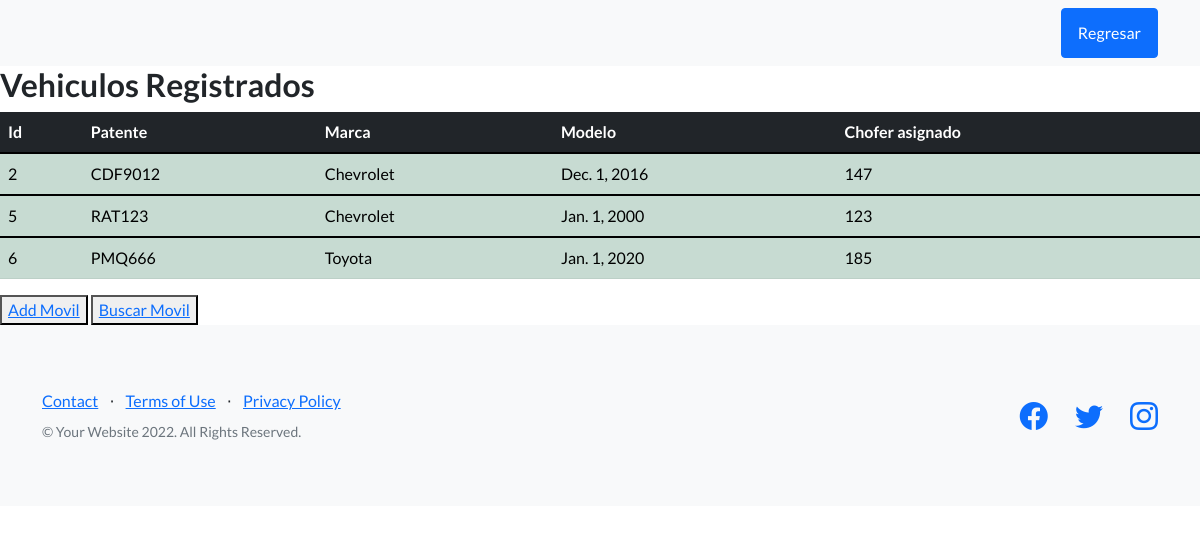
The app's page /vermovil/ with its own data.
### app_tutaxi/models.py (models this page shows, shortened)
class Movil(models.Model):
    patente=models.CharField(max_length=40)
    marca=models.CharField(max_length=40)
    modelo=models.DateField()
    chofer_asignado=models.IntegerField()

### app_tutaxi/views.py (the view)
# urls.py: path('vermovil/',views.ver_movil, name='ver_movil' ),
def ver_movil(request):
    moviles=Movil.objects.all()
    dicc={"movil":moviles}
    return render(request,'ver_movil.html', dicc)

### app_tutaxi/templates/ver_movil.html (shortened to what this page needs)
{%extends 'padre.html'%}
{%block bloque1%}
<main>
    {%if movil_registro%}
    <h2> {{movil_registro}} se ha registrado correctamente</h2>
    {%elif movil%}
    <h2>Vehiculos Registrados</h2>
        <table class="table table-success table-striped">
            <thead class="table table-dark table-striped">
                <tr>
                    <th> Id</th>
                    <th> Patente</th>
                    <th> Marca</th>
                    <th> Modelo</th>
                    <th> Chofer asignado</th>
                </tr>
            </thead>
            {%for i in movil%}
                <tbody>
                    <tr>
                        <td> {{i.id}} </td>
                        <td> {{i.patente}} </td>
                        <td>  {{i.marca }} </td>
                        <td>  {{i.modelo }} </td>
                        <td>  {{i.chofer_asignado}} </td>
                    </tr>
                </tbody>
            {%endfor%}
        </table>
    {%elif movil_registro == false %}
        <h2>El Movil ingresado no existe!! </h2>
    {%endif%}
    <button>
        <a href="{% url 'cargar_movil' %}"> Add Movil</a>
    </button>
    <button>
        <a  href="{% url 'buscar_movil' %}"> Buscar Movil</a>
    </button>
</main>
{%endblock%}

### records on screen
Movil: id "2", patente "CDF9012", marca "Chevrolet", modelo "Dec. 1, 2016", chofer_asignado "147"
Movil: id "5", patente "RAT123", marca "Chevrolet", modelo "Jan. 1, 2000", chofer_asignado "123"
Movil: id "6", patente "PMQ666", marca "Toyota", modelo "Jan. 1, 2020", chofer_asignado "185"
